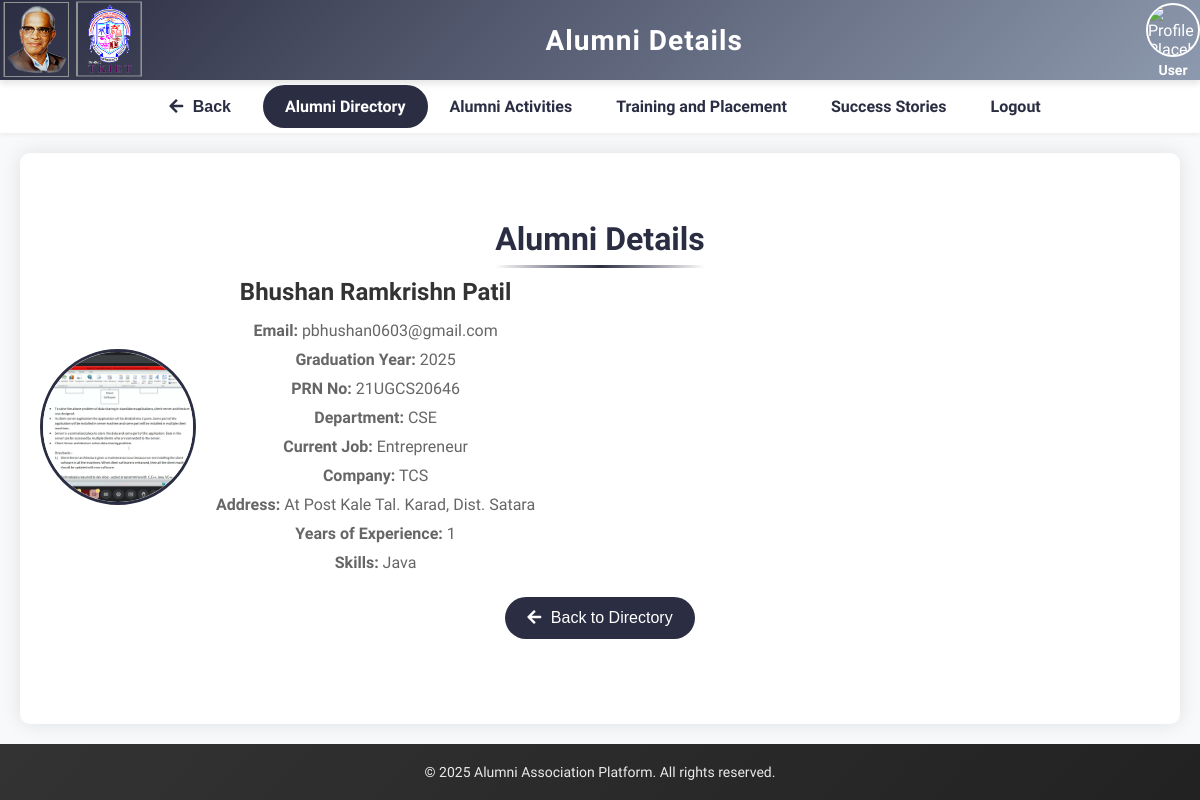
Page /alumni_details.php?id=21UGCS20646 on the committed database.
### tables this page shows
CREATE TABLE `users` (
  `prn_no` varchar(11) NOT NULL,
  `name` varchar(100) DEFAULT NULL,
  `email` varchar(100) DEFAULT NULL,
  `password` varchar(255) DEFAULT NULL,
  `role` enum('user','coordinator','admin') DEFAULT 'user',
  `graduation_year` int(11) DEFAULT NULL,
  `degree` varchar(100) DEFAULT NULL,
  `work_info` varchar(255) DEFAULT NULL,
  `bio` text DEFAULT NULL,
  `job_profile` varchar(100) DEFAULT NULL,
  `department` varchar(100) NOT NULL,
  `created_at` timestamp NOT NULL DEFAULT current_timestamp(),
  `profile_picture` varchar(255) DEFAULT NULL,
  `linkedin` varchar(255) DEFAULT NULL,
  `company` varchar(255) DEFAULT NULL,
  `position` varchar(255) DEFAULT NULL,
  `first_name` varchar(100) DEFAULT NULL,
  `middle_name` varchar(100) DEFAULT NULL,
  `last_name` varchar(100) DEFAULT NULL,
  `dob` date DEFAULT NULL,
  `gender` enum('Male','Female','Other') DEFAULT NULL,
  `address` text DEFAULT NULL,
  `phone` varchar(20) DEFAULT NULL,
  `github` varchar(255) DEFAULT NULL,
  `ug_degree` varchar(100) DEFAULT NULL,
  `ug_institute` varchar(255) DEFAULT NULL,
  `ug_graduation_year` int(11) DEFAULT NULL,
  `pg_degree` varchar(100) DEFAULT NULL,
  `pg_institute` varchar(255) DEFAULT NULL,
  `pg_graduation_year` int(11) DEFAULT NULL,
  `skills` text DEFAULT NULL,
  `emergency_contact` varchar(20) DEFAULT NULL,
  `experience` int(11) DEFAULT NULL,
  `status` enum('pending','verified') DEFAULT 'pending'
);

### alumni_details.php (the view, shortened to what this page needs)
<?php
require 'db.php';
$user = [];
$page_title = "Alumni Details";
$prn_no = $_GET['id'];
$stmt = $pdo->prepare("SELECT * FROM users WHERE prn_no = ?");
$stmt->execute([$prn_no]);
$alumni = $stmt->fetch();
$current_page = basename($_SERVER['SCRIPT_NAME']);
?>
<!DOCTYPE html>
<html lang="en">
<head>
    <link rel="stylesheet" href="https://cdnjs.cloudflare.com/ajax/libs/font-awesome/5.15.3/css/all.min.css">
</head>
<body>
    <div class="header">
        <img src="tkiet_new_logo.png" alt="TKIET Logo" class="logo">
        <h1><?php echo htmlspecialchars($page_title); ?></h1>
        <div class="user-profile">
            <?php if (!empty($user['profile_picture']) && file_exists($user['profile_picture'])): ?>
                <img src="<?php echo htmlspecialchars($user['profile_picture']); ?>" alt="Profile Picture">
            <?php else: ?>
                <img src="assets/profile-placeholder.png" alt="Profile Placeholder">
            <?php endif; ?>
            <span><?php echo htmlspecialchars($user['name'] ?? 'User'); ?></span>
        </div>
    </div>
    <div class="nav-links">
        <?php if (basename($_SERVER['SCRIPT_NAME']) !== 'index.php'): ?>
            <button class="back-button" onclick="history.back()"><i class="fas fa-arrow-left"></i> Back</button>
        <?php endif; ?>
        <a href="directory.php" class="<?php echo $current_page === 'directory.php' || $current_page === 'alumni_details.php' ? 'active' : ''; ?>">Alumni Directory</a>
        <a href="activities.php" class="<?php echo $current_page === 'activities.php' ? 'active' : ''; ?>">Alumni Activities</a>
        <a href="training_and_placement_activities.php" class="<?php echo $current_page === 'training_and_placement_activities.php' ? 'active' : ''; ?>">Training and Placement</a>
        <a href="success_stories.php" class="<?php echo $current_page === 'success_stories.php' ? 'active' : ''; ?>">Success Stories</a>
        <a href="login.php">Logout</a>
    </div>
    <div class="content">
        <h2>Alumni Details</h2>
        <div class="alumni-profile">
            <?php if (!empty($alumni['profile_picture']) && file_exists($alumni['profile_picture'])): ?>
                <img src="<?php echo htmlspecialchars($alumni['profile_picture']); ?>" alt="Profile Image">
            <?php else: ?>
                <img src="assets/profile-placeholder.png" alt="Profile Image">
            <?php endif; ?>
            <div class="alumni-details">
                <h3><?php echo htmlspecialchars($alumni['name']); ?></h3>
                <p><strong>Email:</strong> <?php echo htmlspecialchars($alumni['email']); ?></p>
                <p><strong>Graduation Year:</strong> <?php echo htmlspecialchars($alumni['ug_graduation_year'] ?? 'N/A'); ?></p>
                <p><strong>PRN No:</strong> <?php echo htmlspecialchars($alumni['prn_no']); ?></p>
                <p><strong>Department:</strong> <?php echo htmlspecialchars($alumni['department'] ?? 'N/A'); ?></p>
                <p><strong>Current Job:</strong> <?php echo htmlspecialchars($alumni['job_profile'] ?? 'N/A'); ?></p>
                <p><strong>Company:</strong> <?php echo htmlspecialchars($alumni['company'] ?? 'N/A'); ?></p>
                <p><strong>Address:</strong> <?php echo htmlspecialchars($alumni['address'] ?? 'N/A'); ?></p>
                <p><strong>Years of Experience:</strong> <?php echo htmlspecialchars($alumni['experience'] ?? 'N/A'); ?></p>
                <p><strong>Skills:</strong> <?php echo htmlspecialchars($alumni['skills'] ?? 'N/A'); ?></p>
            </div>
        </div>
        <div class="button-container">
            <button class="back-button" onclick="window.location.href='directory.php'"><i class="fas fa-arrow-left"></i> Back to Directory</button>
        </div>
    </div>
    <footer>
        <p>© <?php echo date("Y"); ?> Alumni Association Platform. All rights reserved.</p>
    </footer>
</body>
</html>

### alumni_details.php (style rules this page uses)
body { font-family: 'Segoe UI', Tahoma, Geneva, Verdana, sans-serif; margin: 0; padding: 0; display: flex; flex-direction: column; min-height: 100vh; color: #333; background-color: #f8f9fa; }
.header { display: flex; justify-content: space-between; align-items: center; background: linear-gradient(135deg, #2B2D42 0%, #8D99AE 100%); color: white; box-shadow: 0 4px 6px rgba(0, 0, 0, 0.1); position: relative; }
.header img.logo { height: 80px; margin-right: 15px; }
.header h1 { margin: 0; font-size: 28px; letter-spacing: 1px; animation: fadeIn 1s ease-in; flex-grow: 1; text-align: center; }
.user-profile { display: flex; flex-direction: column; align-items: center; margin-left: 20px; }
.user-profile img { width: 50px; height: 50px; border-radius: 50%; object-fit: cover; border: 2px solid #fff; margin-bottom: 5px; }
.user-profile span { font-size: 14px; font-weight: 600; color: #fff; }
.nav-links { display: flex; justify-content: center; background-color: #ffffff; padding: 5px; box-shadow: 0 2px 4px rgba(0, 0, 0, 0.05); flex-wrap: wrap; align-items: center; }
.nav-links a, .nav-links button.back-button { text-decoration: none; color: #2B2D42; font-weight: 600; padding: 10px 20px; border-radius: 25px; transition: all 0.3s ease; border: 2px solid transparent; position: relative; overflow: hidden; z-index: 1; background: none; cursor: pointer; }
.nav-links a.active { color: white; background-color: #2B2D42; border-color: #2B2D42; }
.back-button i { margin-right: 5px; }
.content { flex: 1; padding: 40px 20px; text-align: center; background-color: white; margin: 20px; border-radius: 10px; box-shadow: 0 0 20px rgba(0, 0, 0, 0.1); }
.content h2 { color: #2B2D42; font-size: 32px; margin-bottom: 20px; position: relative; display: inline-block; }
.content h2::after { content: ''; position: absolute; bottom: -10px; left: 0; width: 100%; height: 3px; background: linear-gradient(90deg, transparent, #2B2D42, transparent); }
.alumni-profile { display: flex; align-items: center; gap: 20px; margin-bottom: 20px; }
.alumni-profile img { width: 150px; height: 150px; border-radius: 50%; object-fit: cover; border: 3px solid #2B2D42; }
.alumni-details { display: flex; flex-direction: column; }
.alumni-details h3 { color: #333; font-size: 24px; margin: 0 0 10px 0; }
.alumni-details p { font-size: 16px; color: #666; margin: 5px 0; }
.button-container { margin-top: 20px; }
.back-button, .update-button { display: inline-block; margin: 0 10px; padding: 10px 20px; background-color: #2B2D42; color: white; text-decoration: none; border-radius: 25px; font-size: 1em; border: 2px solid transparent; transition: all 0.3s ease; cursor: pointer; }
footer { background: linear-gradient(135deg, #333333 0%, #222222 100%); color: white; text-align: center; padding: 20px 0; margin-top: auto; }
footer p { margin: 0; font-size: 14px; opacity: 0.9; }

### rows in the picture
users: profile_picture (picture), name "Bhushan Ramkrishn Patil", email "pbhushan0603@gmail.com", ug_graduation_year "2025", prn_no "21UGCS20646", department "CSE", job_profile "Entrepreneur", company "TCS", address "At Post Kale Tal. Karad, Dist. Satara", experience "1", skills "Java"

### other values in the picture
$page_title "Alumni Details"
$user['name'] "User"
